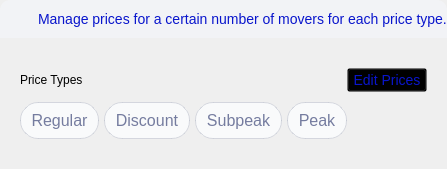
                         <widget class="QFrame" name="config_inside_top_frame">
                          <property name="styleSheet">
                           <string notr="true">QFrame {
	border: none;
}</string>
                          </property>
                          <property name="frameShape">
                           <enum>QFrame::NoFrame</enum>
                          </property>
                          <property name="frameShadow">
                           <enum>QFrame::Raised</enum>
                          </property>
                          <layout class="QVBoxLayout" name="config_inside_top_layout">
                           <property name="spacing">
                            <number>0</number>
                           </property>
                           <property name="leftMargin">
                            <number>0</number>
                           </property>
                           <property name="topMargin">
                            <number>0</number>
                           </property>
                           <property name="rightMargin">
                            <number>0</number>
                           </property>
                           <property name="bottomMargin">
                            <number>0</number>
                           </property>
                           <item>
                            <widget class="QFrame" name="config_alert_top_frame">
                             <property name="styleSheet">
                              <string notr="true">background: #F2F3F6;
border-top-left-radius: 10px;
border-top-right-radius: 10px;
border-bottom-right-radius: 0px;
border-bottom-left-radius: 0px;
border: none;</string>
                             </property>
                             <property name="frameShape">
                              <enum>QFrame::NoFrame</enum>
                             </property>
                             <property name="frameShadow">
                              <enum>QFrame::Raised</enum>
                             </property>
                             <layout class="QHBoxLayout" name="config_alert_top_layout" stretch="0,1">
                              <property name="spacing">
                               <number>11</number>
                              </property>
                              <property name="leftMargin">
                               <number>11</number>
                              </property>
                              <property name="topMargin">
                               <number>11</number>
                              </property>
                              <property name="rightMargin">
                               <number>0</number>
                              </property>
                              <property name="bottomMargin">
                               <number>11</number>
                              </property>
                              <item alignment="Qt::AlignLeft">
                               <widget class="QLabel" name="config_alert_icon">
                                <property name="minimumSize">
                                 <size>
                                  <width>16</width>
                                  <height>16</height>
                                 </size>
                                </property>
                                <property name="styleSheet">
                                 <string notr="true">image: url(:/image/alert_icon_blue.svg);</string>
                                </property>
                                <property name="text">
                                 <string/>
                                </property>
                               </widget>
                              </item>
                              <item alignment="Qt::AlignLeft">
                               <widget class="QLabel" name="config_alert_text">
                                <property name="styleSheet">
                                 <string notr="true">color: #0915CC;
font-size: 14px;</string>
                                </property>
                                <property name="text">
                                 <string>Manage prices for a certain number of movers for each price type.</string>
                                </property>
                               </widget>
                              </item>
                             </layout>
                            </widget>
                           </item>
                           <item>
                            <widget class="QFrame" name="config_price_type_edit_frame">
                             <property name="styleSheet">
                              <string notr="true">QFrame {
	border: none;
}</string>
                             </property>
                             <property name="frameShape">
                              <enum>QFrame::NoFrame</enum>
                             </property>
                             <property name="frameShadow">
                              <enum>QFrame::Raised</enum>
                             </property>
                             <layout class="QHBoxLayout" name="config_price_type_edit_layout">
                              <property name="spacing">
                               <number>0</number>
                              </property>
                              <property name="leftMargin">
                               <number>20</number>
                              </property>
                              <property name="topMargin">
                               <number>30</number>
                              </property>
                              <property name="rightMargin">
                               <number>20</number>
                              </property>
                              <property name="bottomMargin">
                               <number>0</number>
                              </property>
                              <item>
                               <widget class="QLabel" name="config_price_type_label">
                                <property name="styleSheet">
                                 <string notr="true"/>
                                </property>
                                <property name="text">
                                 <string>Price Types</string>
                                </property>
                               </widget>
                              </item>
                              <item alignment="Qt::AlignRight">
                               <widget class="QPushButton" name="config_edit_price_butt">
                                <property name="cursor">
                                 <cursorShape>PointingHandCursor</cursorShape>
                                </property>
                                <property name="styleSheet">
                                 <string notr="true">QPushButton {
	background: transparent;
	font-size: 14px;
	color: #0915CC;
	qproperty-icon: url(:/image/equip_edit_hover.svg);
}

QPushButton:hover {
	text-decoration: underline;
}</string>
                                </property>
                                <property name="text">
                                 <string>Edit Prices</string>
                                </property>
                                <property name="iconSize">
                                 <size>
                                  <width>20</width>
                                  <height>20</height>
                                 </size>
                                </property>
                               </widget>
                              </item>
                             </layout>
                            </widget>
                           </item>
                           <item alignment="Qt::AlignLeft">
                            <widget class="QFrame" name="config_price_type_butt_frame">
                             <property name="styleSheet">
                              <string notr="true">QFrame {
	border: none;
}

QPushButton {
	border: 0.5px solid rgba(181, 184, 199, 0.5);
	border-radius: 18px;	
	padding-left: 10px;
	padding-right: 10px;
	padding-top: 8px;
	padding-bottom: 8px;
	color: #757C9F;
	font-size: 16px;
	qproperty-icon: url(:/image/check_icon_default.svg);
	icon-size: 18px, 18px;
	background: #F9FAFB;
}

QPushButton:hover {
	border: 0.5px solid #0915CC;
	color: #0915CC;
}

QPushButton:checked {
	border: 0.5px solid #0915CC;
	color: #0915CC;
}</string>
                             </property>
                             <property name="frameShape">
                              <enum>QFrame::NoFrame</enum>
                             </property>
                             <property name="frameShadow">
                              <enum>QFrame::Raised</enum>
                             </property>
                             <layout class="QHBoxLayout" name="config_price_type_button_layout">
                              <property name="spacing">
                               <number>5</number>
                              </property>
                              <property name="leftMargin">
                               <number>20</number>
                              </property>
                              <property name="topMargin">
                               <number>10</number>
                              </property>
                              <property name="rightMargin">
                               <number>0</number>
                              </property>
                              <property name="bottomMargin">
                               <number>30</number>
                              </property>
                              <item>
                               <widget class="QPushButton" name="config_reg_butt">
                                <property name="cursor">
                                 <cursorShape>PointingHandCursor</cursorShape>
                                </property>
                                <property name="text">
                                 <string>Regular</string>
                                </property>
                                <property name="checkable">
                                 <bool>true</bool>
                                </property>
                               </widget>
                              </item>
                              <item>
                               <widget class="QPushButton" name="config_disc_butt">
                                <property name="cursor">
                                 <cursorShape>PointingHandCursor</cursorShape>
                                </property>
                                <property name="text">
                                 <string>Discount</string>
                                </property>
                                <property name="checkable">
                                 <bool>true</bool>
                                </property>
                               </widget>
                              </item>
                              <item>
                               <widget class="QPushButton" name="config_subpeak_butt">
                                <property name="cursor">
                                 <cursorShape>PointingHandCursor</cursorShape>
                                </property>
                                <property name="text">
                                 <string>Subpeak</string>
                                </property>
                                <property name="checkable">
                                 <bool>true</bool>
                                </property>
                               </widget>
                              </item>
                              <item>
                               <widget class="QPushButton" name="config_peak_butt">
                                <property name="cursor">
                                 <cursorShape>PointingHandCursor</cursorShape>
                                </property>
                                <property name="text">
                                 <string>Peak</string>
                                </property>
                                <property name="checkable">
                                 <bool>true</bool>
                                </property>
                               </widget>
                              </item>
                             </layout>
                            </widget>
                           </item>
                          </layout>
                         </widget>
